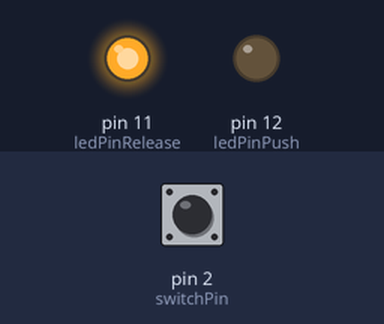
A sketch run on a simulated Arduino Uno, built with avr-gcc and run on an emulated ATmega328P. On the bench: output pins drawn as LEDs (lit = HIGH). Inputs (shaded band) come from the test bench; at power-on: pin 2 (switchPin) HIGH.

Above: at 1.2 s.
1.3 s: pin 2 (switchPin) pulled LOW for 0.15 s
At 1.37 s:
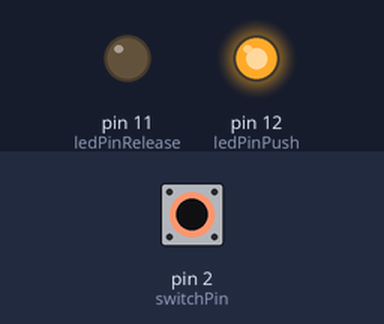
2.9 s: pin 2 (switchPin) pulled LOW for 3.2 s
At 6.6 s:
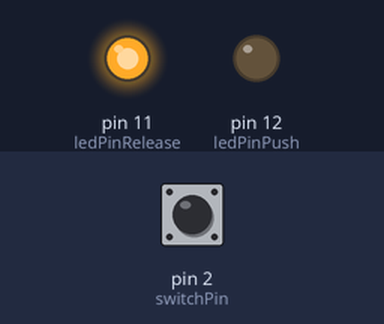
Timing chart, 0 to 8.1 s (numbered marks = the images above; inputs shaded):
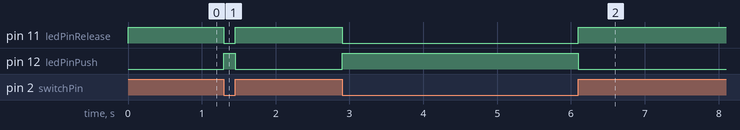

Measured:
- after the input at 1.3 s, pin 11 (ledPinRelease): HIGH → LOW at once, → HIGH 0.15 s later; pin 12 (ledPinPush): LOW → HIGH at once, → LOW 0.15 s later
- after the input at 2.9 s, pin 11 (ledPinRelease): HIGH → LOW at once, → HIGH 3.2 s later; pin 12 (ledPinPush): LOW → HIGH at once, → LOW 3.2 s later

The sketch:

switch_test.ino
```cpp
int ledPinPush = 12;
int ledPinRelease = 11;
int switchPin = 2;
int val;

void setup() {
  // put your setup code here, to run once:
  Serial.begin(9600);
  pinMode(ledPinPush, OUTPUT);
  pinMode(ledPinRelease, OUTPUT);
  pinMode(switchPin, INPUT);
}

void loop() {
  // Serial.print("Read switch input: ");
  // Serial.println(digitalRead(switchPin)); // reads value of pin and displays value
  // delay(100);

  val = digitalRead(switchPin);
  // button is being pushed!
  if(val == LOW){
    digitalWrite(ledPinRelease, LOW);
    digitalWrite(ledPinPush, HIGH);
    // digitalWrite(ledPin, HIGH);
    // delay(100);
    // digitalWrite(ledPin, LOW);
    // delay(100);
  }
  else{
    digitalWrite(ledPinPush, LOW);
    digitalWrite(ledPinRelease, HIGH);
  }
}
```
